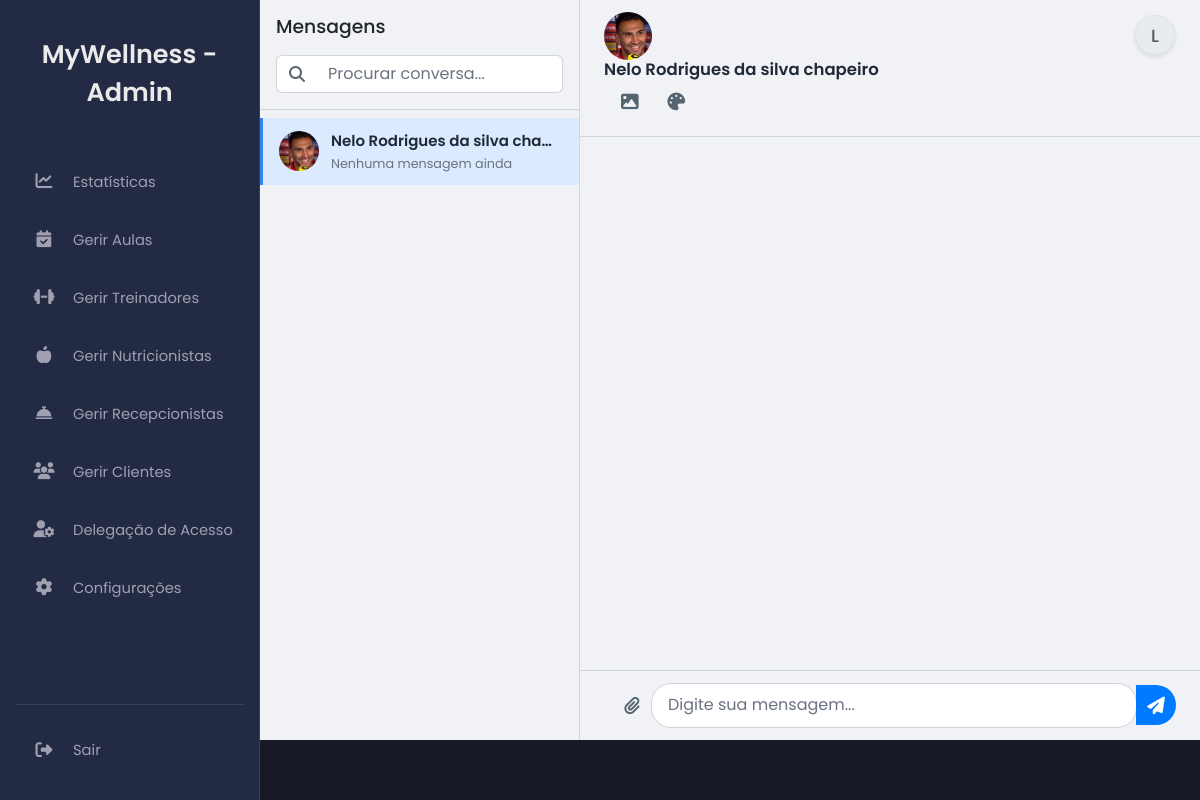
The app's page /chat.php?user_id=4 (signed in) with its own data.
### tables this page shows
CREATE TABLE `users` (
  `id` int(11) NOT NULL,
  `name` varchar(100) NOT NULL,
  `email` varchar(100) NOT NULL,
  `numero_telemovel` varchar(25) DEFAULT NULL COMMENT 'Número de telemóvel do utilizador',
  `password` varchar(255) NOT NULL,
  `role` enum('client','trainer','nutritionist','admin','receptionist') DEFAULT NULL,
  `token` varchar(255) DEFAULT NULL,
  `reset_token` varchar(255) DEFAULT NULL,
  `reset_token_expires_at` datetime DEFAULT NULL,
  `first_login` tinyint(1) NOT NULL DEFAULT 1,
  `created_at` timestamp NOT NULL DEFAULT current_timestamp(),
  `profile_picture` varchar(255) DEFAULT NULL
);

### chat.php (the view, shortened to what this page needs)
<?php
include 'db.php';
include 'header.php';
$user_id = $_SESSION['user_id'];
$user_role = $_SESSION['role'] ?? null;
$conversations = [];
$target_user_id_from_get = isset($_GET['user_id']) ? filter_var($_GET['user_id'], FILTER_VALIDATE_INT) : null;
if ($target_user_id_from_get && $target_user_id_from_get != $user_id) {
    if (!isset($conversations[$target_user_id_from_get])) {
        try {
            $stmt_target_user = $pdo->prepare("SELECT id, name, profile_picture, role FROM users WHERE id = ?");
            $stmt_target_user->execute([$target_user_id_from_get]);
            $target_user_data = $stmt_target_user->fetch();
            if ($target_user_data) {
                $avatar_path_target = 'assets/img/profile_pics/' . $target_user_data['profile_picture'];
                $avatar_url_target = ($target_user_data['profile_picture'] && file_exists($avatar_path_target)) ? $avatar_path_target : 'assets/img/avatars/default.png';
                $conversations[$target_user_data['id']] = [
                    'user_id' => $target_user_data['id'],
                    'name' => $target_user_data['name'] . ($target_user_data['role'] !== 'client' ? " (".ucfirst($target_user_data['role']).")" : ""),
                    'avatar' => $avatar_url_target,
                    'last_message' => '',
                    'timestamp' => null,
                    'unread_count' => 0
                ];
            }
        } catch (PDOException $e) {
            error_log("Erro BD ao buscar utilizador alvo para chat (chat.php): " . $e->getMessage());
        }
    }
}
$active_chat_user_id = null;
$active_chat_user_name = 'Selecione uma conversa';
$active_chat_user_avatar = 'assets/img/avatars/default.png';
if ($target_user_id_from_get && isset($conversations[$target_user_id_from_get])) {
    $active_chat_user_id = $target_user_id_from_get;
    $active_chat_user_name = $conversations[$active_chat_user_id]['name'];
    $active_chat_user_avatar = $conversations[$active_chat_user_id]['avatar'];
} elseif (!empty($conversations)) {
    $first_conversation = reset($conversations);
    $active_chat_user_id = $first_conversation['user_id'];
    $active_chat_user_name = $first_conversation['name'];
    $active_chat_user_avatar = $first_conversation['avatar'];
}
if ($user_role == 'client') {
    include 'sidebar_client.php';
} elseif ($user_role == 'trainer') {
    include 'sidebar_trainer.php';
} elseif ($user_role == 'nutritionist') {
    include 'sidebar_nutritionist.php';
} elseif ($user_role == 'admin') {
    include 'sidebar_admin.php';
} elseif ($user_role == 'receptionist') {
    include 'sidebar_receptionist.php';
} else {
}
?>
<main class="main-content">
    <div class="chat-wrapper">
        <div class="conversation-list-column" id="conversation-list-column">
            <div class="conversation-list-header">
                <h4 style="color: var(--bs-body-color);">Mensagens</h4>
                <div class="input-group mt-3 conversation-search">
                    <span class="input-group-text border-end-0"><i class="fas fa-search"></i></span>
                    <input type="text" id="conversation-search-input" class="form-control border-start-0" placeholder="Procurar conversa...">
                </div>
            </div>
            <div class="conversation-list" id="conversation-list">
                <?php if (!empty($conversations)): ?>
                    <?php foreach ($conversations as $conv_user_id => $conv_data): ?>
                        <a href="chat.php?user_id=<?= $conv_user_id ?>"
                           class="conversation-item <?= ($conv_user_id == $active_chat_user_id) ? 'active' : '' ?>"
                           data-user-id="<?= $conv_user_id ?>">
                            <img src="<?= htmlspecialchars($conv_data['avatar']) ?>" alt="<?= htmlspecialchars($conv_data['name']) ?>" class="avatar">
                            <div class="conversation-details">
                                <div class="conversation-name"><?= htmlspecialchars($conv_data['name']) ?></div>
                                <div class="conversation-last-message"><?= htmlspecialchars($conv_data['last_message'] ?: 'Nenhuma mensagem ainda') ?></div>
                            </div>
                        </a>
                    <?php endforeach; ?>
                <?php else: ?>
                    <p class="text-center text-muted p-3">Nenhuma conversa encontrada.</p>
                <?php endif; ?>
            </div>
        </div>
        <div class="active-chat-column">
            <?php if ($active_chat_user_id):  ?>
                <div class="chat-header">
                    <img src="<?= htmlspecialchars($active_chat_user_avatar) ?>" alt="<?= htmlspecialchars($active_chat_user_name) ?>" class="avatar">
                    <div class="chat-header-info">
                        <h5 class="chat-header-name mb-0"><?= htmlspecialchars($active_chat_user_name) ?></h5>
                    </div>
                    <div class="chat-header-actions">
                        <button class="btn btn-icon" type="button" data-bs-toggle="modal" data-bs-target="#backgroundModal" title="Personalizar Fundo"><i class="fas fa-image"></i></button>
                        <div class="dropdown d-inline-block">
                            <button class="btn btn-icon" type="button" id="chatSettingsDropdown" data-bs-toggle="dropdown" aria-expanded="false" title="Personalizar Cores">
                                <i class="fas fa-palette"></i>
                            </button>
                        </div>
                    </div>
                </div>
                <div class="card-body chat-messages" id="chat-messages">
                </div>
                <div class="card-footer chat-input-area">
                    <form id="chat-form" autocomplete="off">
                        <div class="input-group">
                            <button type="button" class="btn btn-icon" id="attach-button" title="Anexar ficheiro">
                                <i class="fas fa-paperclip"></i>
                            </button>
                            <input type="text" id="message-input" class="form-control" placeholder="Digite sua mensagem..." aria-label="Mensagem">
                            <button type="submit" class="btn btn-icon" id="send-button" aria-label="Enviar Mensagem">
                                <i class="fas fa-paper-plane"></i>
                            </button>
                        </div>
                    </form>
                </div>
            <?php endif; ?>
        </div>
    </div>
</main>
<?php
include 'footer.php';
?>

### assets/css/dashboard_cliente.css (style rules this page uses)
:root { --bg-dark-primary: #161925; --bg-dark-secondary: #232A44; --text-light: #EAEAEA; --text-muted: #A0A0B0; --accent-color: #7B4BFF; --accent-color-hover: #6a3ffb; --border-color: #3a3f58; --sidebar-width: 260px; --sidebar-width-collapsed: 80px; --font-family: 'Poppins', sans-serif; }
body.dashboard-body { background-color: var(--bg-dark-primary); color: var(--text-light); font-family: var(--font-family); margin: 0; padding: 0; display: flex; min-height: 100vh; font-size: 15px; }
.main-content { margin-left: var(--sidebar-width); padding: 35px 45px; width: calc(100% - var(--sidebar-width)); background-color: var(--bg-dark-primary); transition: margin-left 0.3s ease, width 0.3s ease; overflow-y: auto; }
.main-content h4 { color: var(--text-light); margin-bottom: 15px; font-weight: 500; font-size: 1.25em; }

### assets/css/personalizacao_chat.css (style rules this page uses)
:root { --chat-bg: #FFFFFF; --chat-text: #000000; --chat-border: #D1D1D6; --chat-messages-bg: #FFFFFF; --chat-input-area-bg: #F8F9FA; --chat-input-bg: #FFFFFF; --chat-placeholder-text: #8A8A8E; --chat-sent-bg: #007AFF; --chat-sent-bg-rgb: 0, 122, 255; --chat-sent-text: #FFFFFF; --chat-received-bg: #E5E5EA; --chat-received-text: #000000; --chat-timestamp-sent: #d1eaff; --chat-timestamp-received: #6c757d; }
.chat-messages { flex-grow: 1; overflow-y: auto; padding: 15px; background-color: var(--chat-messages-bg); display: flex; flex-direction: column; transition: background-color 0.3s ease; }
.chat-input-area { padding: 10px 15px; background-color: var(--chat-input-area-bg); border-top: 1px solid var(--chat-border); transition: background-color 0.3s ease, border-color 0.3s ease; }
#message-input { border-right: 0; border-radius: 20px 0 0 20px; background-color: var(--chat-input-bg); color: var(--chat-text); border: 1px solid var(--chat-border); transition: background-color 0.3s ease, color 0.3s ease, border-color 0.3s ease; }
#message-input::placeholder { color: var(--chat-placeholder-text); transition: color 0.3s ease; }
#send-button { border-radius: 0 20px 20px 0; background-color: var(--chat-sent-bg); border-color: var(--chat-sent-bg); color: var(--chat-sent-text); transition: background-color 0.3s ease, border-color 0.3s ease, opacity 0.2s ease; }
#chatSettingsDropdown { background: none; border: none; }

### records on screen
users: name "Nelo Rodrigues da silva cha…", last_message "Nenhuma mensagem ainda", name "Nelo Rodrigues da silva chapeiro"

### other values on screen
$user_name_initials "L"
